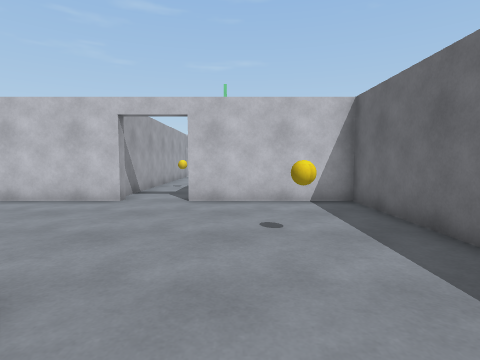
View 1 (above)

16 first-person views from a walk through a Unity game level. The camera is 1.2 m above the floor, tilts 4° down and sees 80° across. The floor is counted in squares, 1 m on a side. Each view is taken from the middle of a square. On the plan, view 1 faces up. The plan holds only what a view shows up to about 13 squares ahead; the rest is blank. The place goes on beyond the plan. The player character is not drawn.

View 2
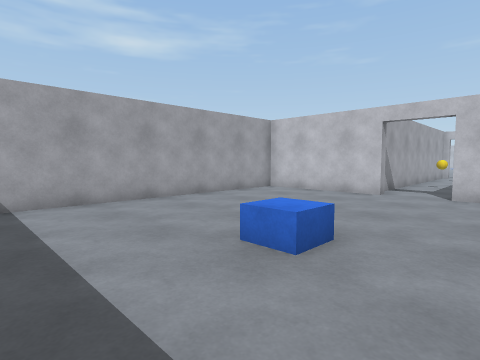

View 3
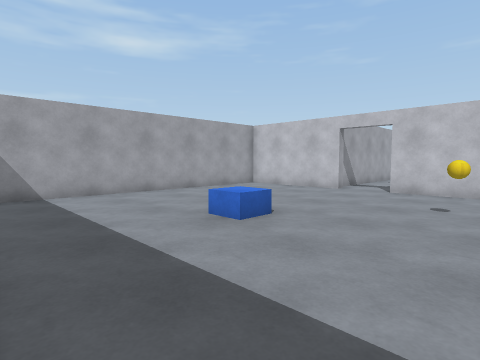

View 4
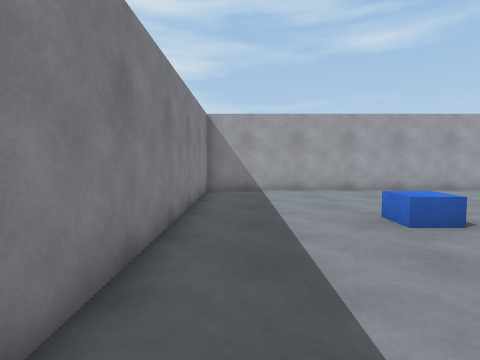

View 5
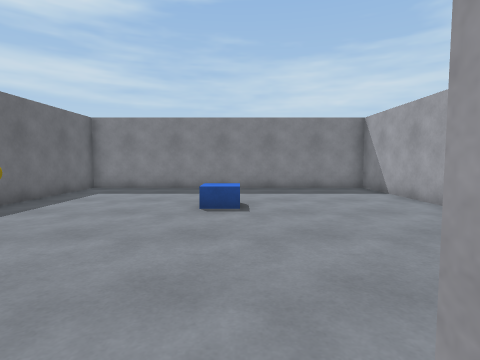

View 6
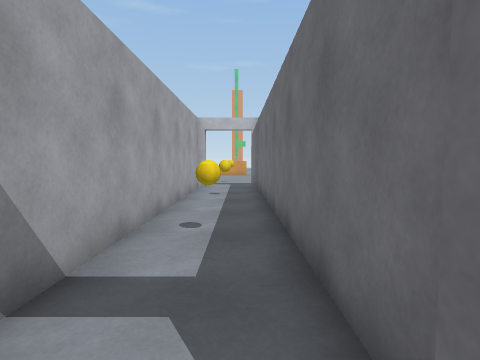

View 7
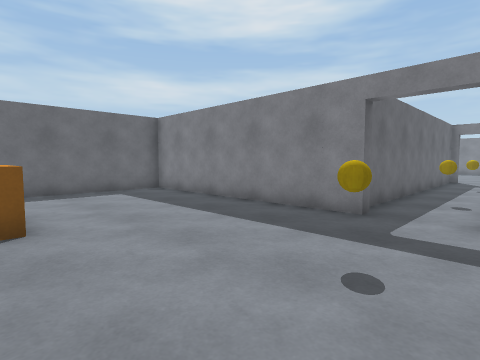

View 8
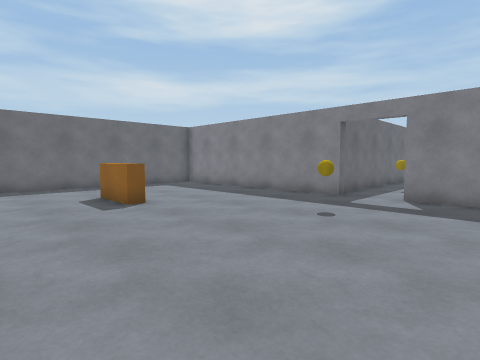

View 9
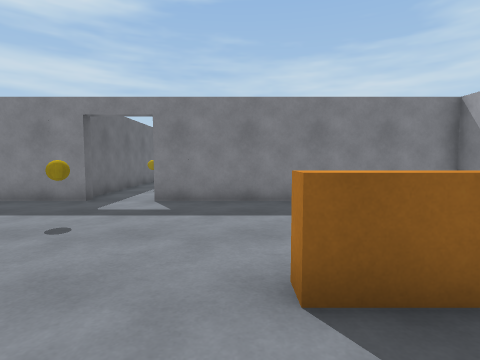

View 10
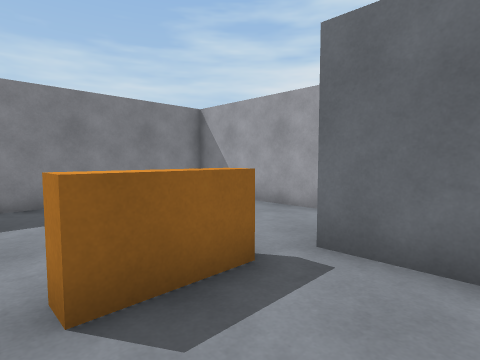

View 11
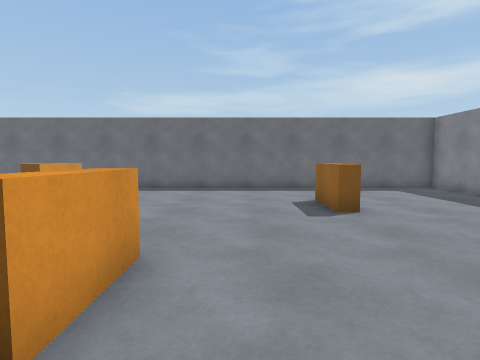

View 12
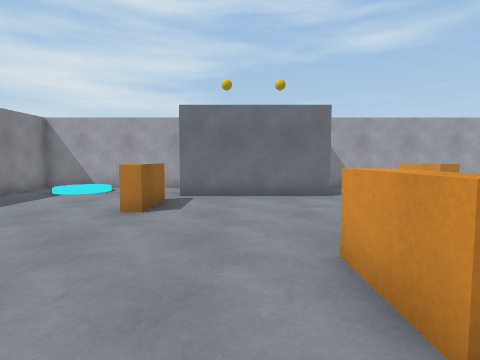

View 13
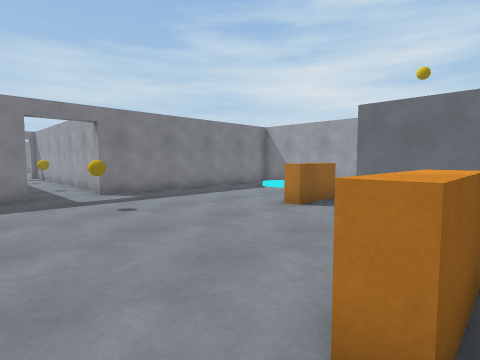

View 14
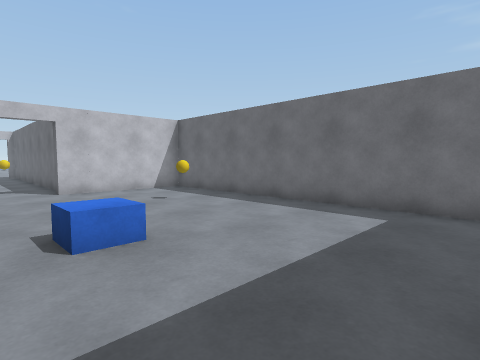

View 15
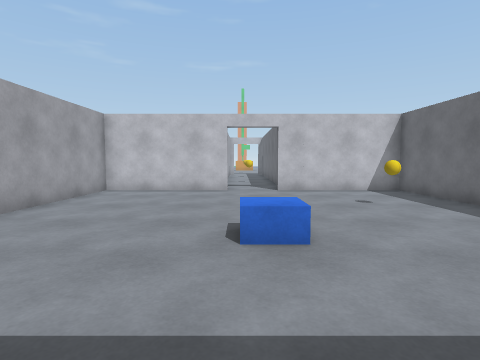

View 16
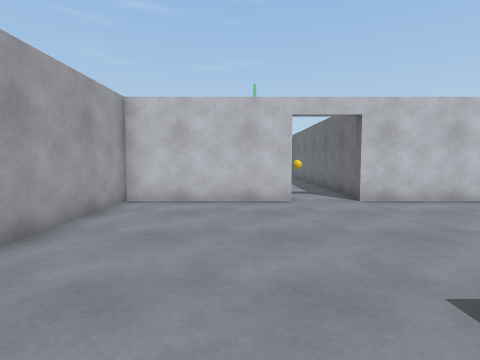

### Floor plan
Points are (right, up) in squares from view 1. A wall is a line through its corners. A room is listed if a view was taken in it or the views show most of it. See-through windows are left out.
Room 1 (views 1, 2, 3, 4, 6, 14, 15, 16)
walls: (-3.5, 8.8) (-3.5, 8.3) (-8.3, 8.3) (-8.3, -3.3) (3.3, -3.3) (3.3, 8.3) (-1.5, 8.3)
ways out: opening at (-2.5, 9) to room 2
objects: other object (1, 4)
Room 2 (views 5, 7, 8, 9, 10, 11, 12, 13)
walls: (1.5, 26.1) (1.5, 26.8) (3.5, 26.8); (-1.5, 20.2) (-1.5, 20.7) (7.3, 20.7) (7.3, 31.5); (-3.8, 20.4) (-3.8, 9.2); (-3.1, 30.8) (-1.5, 30.8) (-1.5, 30.3) (-3.5, 30.3); (-8.6, 26.8) (-6.5, 26.8) (-6.5, 26.2); (-9.5, 31.5) (-9.5, 27); (-12.3, 26.5) (-12.3, 20.7) (-3.5, 20.7) (-3.5, 20.2); (-1.2, 9) (-1.2, 20); (-1.5, 8.3) (-1.5, 8.8)
ways out: opening at (-2.5, 9) to room 1
objects: other object (-3, 12); other object (-3, 17); other object (-3, 23)

Positions as (right, up) in squares from view 1, and headings:
1: (0, 0), facing up
2: (0, -2), facing up-left
3: (2, -3), facing up-left
4: (3, -2), facing left
5: (-3, 9), facing down
6: (-2, 8), facing up
7: (-4, 27), facing down-right
8: (-6, 30), facing down-right
9: (-6, 29), facing down
10: (-6, 29), facing down-left
11: (-5, 29), facing right
12: (0, 29), facing left
13: (0, 31), facing down-left
14: (-4, -3), facing up-right
15: (-3, -3), facing up
16: (-5, 0), facing up
